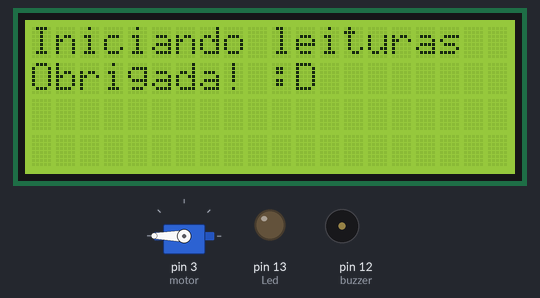
Recording of a sketch running on a simulated Arduino Uno, built with avr-gcc and run on an emulated ATmega328P. Shown: 20×4 character LCD, servo, output pins drawn as LEDs (lit = HIGH), buzzer (waves = sounding, pin HIGH). What the sketch prints to the serial monitor is not drawn.

Above: at 10.1 s.
At 11.6 s:
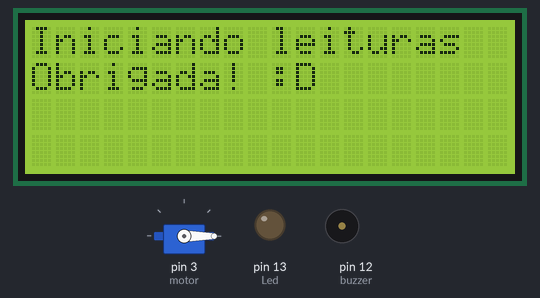
Timing chart, 0 to 130.0 s (numbered marks = the images above):
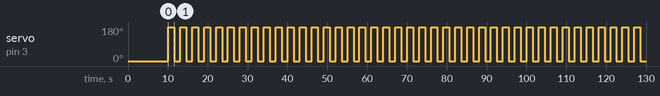

Measured:
- by itself, servo on pin 3 (motor): alternates 180° for 1.5 s and 0° for 1.5 s

The sketch:

projeto_escola_inteligente.ino
```cpp
//bibliotecas
#include <DHT.h>
#include <DHT_U.h>
#include <DHT11.h>
#include <LiquidCrystal_I2C.h>
#include <Servo.h>

//Atalho de indentação(organizar): alt + shift + f
//Variáveis acender led

const int PIR = 2;
const int Led = 13;
//variáveis verificar vazamentos
const int MQ135 = A0;
const int buzzer = 12;
// variaveis sensor temperatura e umidade
#define DHTPINO A1
#define DHTTIPO DHT11

DHT dht(DHTPINO, DHTTIPO);
LiquidCrystal_I2C lcd(0x27, 20, 4);

//
Servo motor; //variavel do tipo servo

void acenderLEDaodetectarpresenca() {
  int estadoPIR = digitalRead(PIR);
  if (estadoPIR == HIGH) {
    digitalWrite(Led, HIGH);
    Serial.println("Presença detectada;D");

  } else {
    digitalWrite(Led, LOW);
    Serial.println("Ninguém por perto:(");
  }
}

void verificarvazamentosdegas (){
int estadoMQ135 = analogRead(MQ135);
//Serial.println(estadoMQ135);
if(estadoMQ135 >= 200){
  alarme_dois_tons();
}
else {
  noTone(buzzer);
}
}

void alarme_dois_tons() {
  int freqAlta = 2000;
  int freqBaixa = 800;
  int duracaoTom = 250;

  tone(buzzer, freqAlta, duracaoTom);
  delay(duracaoTom);
  tone(buzzer, freqBaixa, duracaoTom);
  delay(duracaoTom);
}

void verificartemperaturaeumidade(){
  float temperatura = dht.readTemperature(); //shift+alt+ seta para baixo(copia)
  float umidade = dht.readHumidity();

  lcd.clear();//limpa o lcd
  lcd.setCursor(0, 0);//0 - Primeira linha
  lcd.print("Temperatura: " + String(temperatura) + "c");
  lcd.setCursor(0, 1);//1 - Segunda linha
  lcd.print("Umidade: " + String(umidade) + "%");

  //Serial.println("Temperatura: " + String(temperatura) + "C");
 // Serial.println("Umidade: " + String(umidade) + "%");
  delay(5000);
}


void abrirportacommotor(){
  motor.write(180);
  delay(1500);
}

void fecharportacommotor(){
  motor.write(0);
    delay(1500);
}

void setup() {
  Serial.begin(9600);

  dht.begin();//inicializando o DHT11
  lcd.init(); //lcd.begin();

  lcd.backlight();

  pinMode(Led, OUTPUT);
  pinMode(MQ135, INPUT);
  pinMode(buzzer, OUTPUT);
  pinMode(DHT11, INPUT);
  motor.attach(3);

  //
motor.write(0); //por enquanto sera angulo 0

  Serial.println("Sensores sendo calibrados, aguarde um pouco...");
  delay(10000);
  Serial.println("Sensores calibrados! Obrigada por esperar!!:D");

  lcd.setCursor(0, 0);//primeira linha (do inicio até o final)
  lcd.print("Iniciando leituras");
  lcd.setCursor(0, 1);//segunda linha
  lcd.print("Obrigada! :D");
}

void loop() {
 // acenderLEDaodetectarpresenca();
 // verificarvazamentosdegas ();
// verificartemperaturaeumidade();
  abrirportacommotor();
  fecharportacommotor();


}
```
